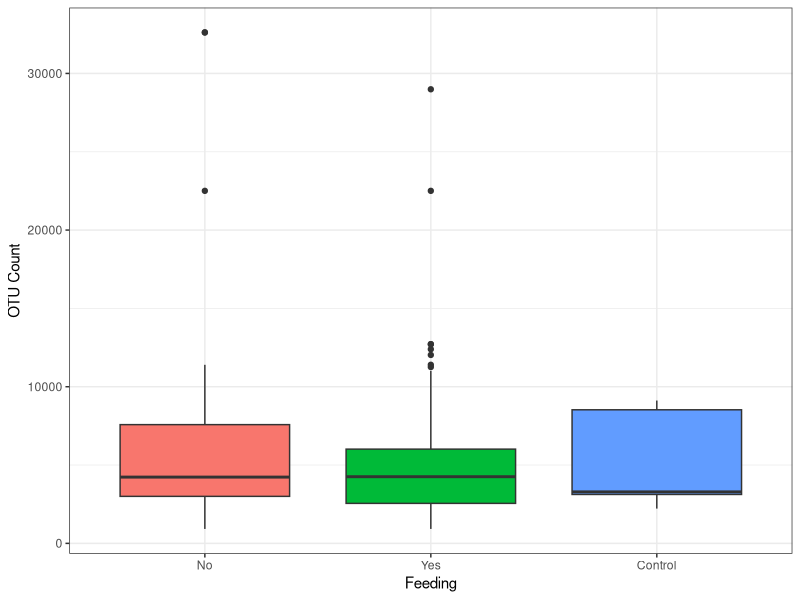
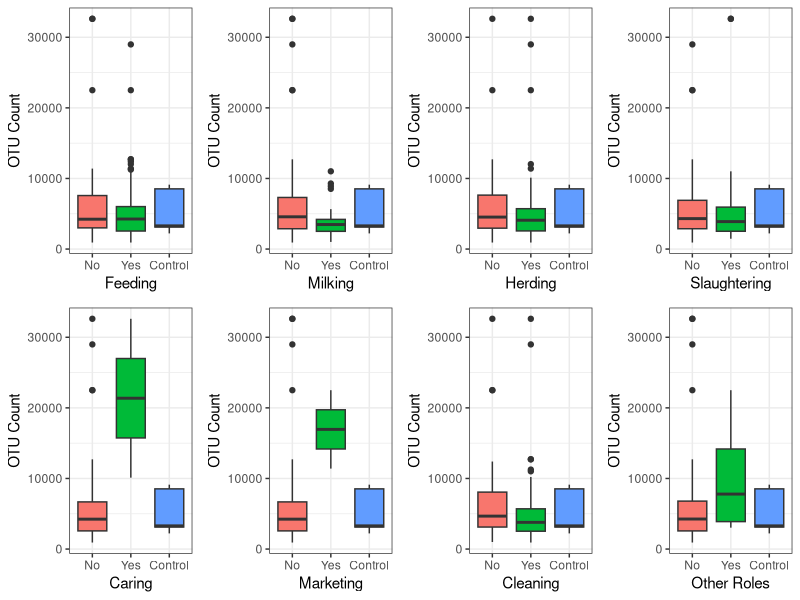
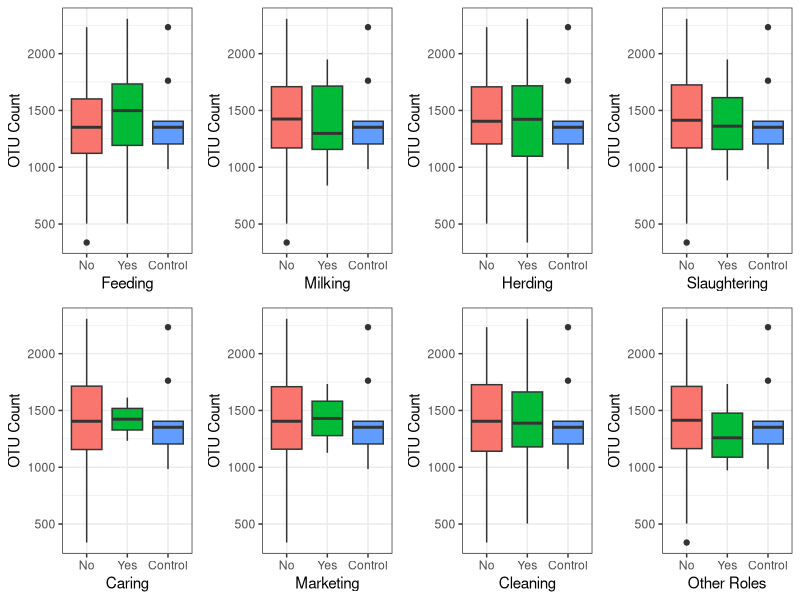

Write R code to recreate these figures, in order.
# Maizy Brasher
# EBIO 4420
# Independent Project

# Set working directory

setwd("C:/Users/maizy/CompBio/CompBioLabsHw/FinalProject")   # Edit this line appropriately for your computer



### Initial data import and investigation ###


# Microbiome Data
biomeData <- read.csv("cleanedBiomes.csv", stringsAsFactors = F)
str(biomeData)  # All OTU columns are integers, which is good!

# Interview Data
intData <- read.csv("Mosites_Microbiome_Sharing_Interviews.csv", stringsAsFactors = F)
str(intData)    # All interactions columns are also integers, which is good!



### Subset Relevant Data ###

require("dplyr")

# Pull out necessary columns

biomeColumns <- select(biomeData, c("hhidde", "Sample_Type", "unfiltered_de_novo_otu_count", "filtered_de_novo_otu_count"))

intColumns <- select(intData, c("hhidde", "feeding1":"otherrole1"))   ## The select() function makes this so easy, I love it!

# Remove non-human biome data

humanBiomes <- filter(biomeColumns, Sample_Type == "Human")



### Combine all Columns into 1 data frame ###

# Sorted by ID number for visual comparison purposes

sortedhumanBiomes <- arrange(humanBiomes, hhidde)
sortedint <- arrange(intColumns, hhidde)

# Join two data frames

combinedData <- full_join( x = sortedint, y = sortedhumanBiomes, by = "hhidde")

# Remove rows with all missing biome data or all missing interview data

require(tidyr)

# I am pretty sure that if the unfiltered OTU count column is Na, then the filtered one is too. To check that:

which(is.na(combinedData$unfiltered_de_novo_otu_count)) == which(is.na(combinedData$filtered_de_novo_otu_count))
# These match, so I only need to specify dropping rows that are missing unfiltered OTU counts

# some rows have NA for all interview questions, but there are no stand-alone Nas. If one column is missing, they are all missing

finalData <- drop_na(combinedData, unfiltered_de_novo_otu_count, feeding1)       

# Pull out control data. Controls are all children that do not have any interactions with livestock

controlData <- filter(finalData, feeding1 == 0 & milking1 == 0 & herding1 == 0 & slaughtering1 == 0 & caring1 == 0 & marketing1 == 0 & cleaning1 == 0 & otherrole1 == 0)  
# There is probably a more efficient way to specify all of these columns, but I could not figure it out



### Visualize Data ###

require(ggplot2)

# Create box plot for 1 of the variables to test
# I am not sure why, but the x data has to be a factor in order for the discrete axis and labels to work 

feedingplot <- ggplot(finalData, aes( x = as.factor(feeding1), y = unfiltered_de_novo_otu_count, fill = as.factor(feeding1))) + 
  geom_boxplot() + 
  # Add in control data. 3 is used for x so that the control sits to the right of the yes/no data on the plot
  geom_boxplot(data = controlData, mapping = aes(x = as.factor(3), y = unfiltered_de_novo_otu_count, fill = as.factor(3))) +  
  scale_x_discrete(name = "Feeding", labels = c("No", "Yes", "Control")) +
  ylab( "OTU Count") +
  theme_bw() +
  theme(legend.position = "none")
  

feedingplot   # this is what I want the plot for each variable to look like

# Change all interaction columns to factors

colNums <- c(2:9)  # interaction columns are #2 - #9

for (i in colNums) {
  
  finalData[,i] <- as.factor(finalData[,i])
  
}


str(finalData)  # check to make sure it worked, it did!

# Create a loop to create box plots for all variables

interactionNames <- colnames(finalData[2:9])
xlabs <- c("Feeding", "Milking", "Herding", "Slaughtering", "Caring", "Marketing", "Cleaning", "Other Roles")

for (i in 1:length(interactionNames)) {
 
   temp_plot <- ggplot(finalData, aes_string( x = interactionNames[i], y = finalData$unfiltered_de_novo_otu_count, fill = interactionNames[i])) + 
    geom_boxplot() +
    geom_boxplot(data = controlData, mapping = aes(x = as.factor(3), y = unfiltered_de_novo_otu_count, fill = as.factor(3))) +
    scale_x_discrete(name = xlabs[i], labels = c("No", "Yes", "Control")) +
    ylab( "OTU Count") +
    theme_bw() +
    theme(legend.position = "none")
   
  # print(temp_plot)  # prints out as a plot in the console 
  # ggsave(temp_plot, file=paste(xlabs[i], "plot.png", sep = ""))  # saves plot as a file in working directory
   
  assign(paste(interactionNames[i],"plot", sep = ""), temp_plot)  # assigns each plot a unique variable
  
}


# This could also be done with a function that could called for each column or put into a loop

# OTUplot <- function( df, column, xlabel) {
# 
#   ggplot(df, aes_string( x = column, y = df$unfiltered_de_novo_otu_count, group = column, 1, fill = column)) + 
#    geom_boxplot() +
#    geom_boxplot(data = controlData, mapping = aes(x = as.factor(3), y = unfiltered_de_novo_otu_count, fill = as.factor(3))) +
#    scale_x_discrete(name = xlabel, breaks = c(0, 1), labels = c("No", "Yes")) +
#    ylab( "OTU Count") +
#    theme_bw() +
#    theme(legend.position = "none")
# }

# Call the function:

# OTUplot( finalData, "feeding1", "Feeding")



## Visualize all boxplots on one page ##

# install.packages("gridExtra")  # run this line if gridExtra is not already installed

require(gridExtra)

grid.arrange(feeding1plot, milking1plot, herding1plot, slaughtering1plot, caring1plot, marketing1plot, cleaning1plot, otherrole1plot, nrow = 2, ncol = 4)
# final product visualization yay!



### Statistical Analysis ###

colNums <- c(2:9)  # interaction columns are #2 - #9
interactionNames <- colnames(finalData[2:9])

for (i in colNums) {
  
  t <- t.test(finalData$unfiltered_de_novo_otu_count~finalData[,i])
  assign(paste(interactionNames[i - 1], "t_test", sep = ""), t[3] )   # This is so specific values can be accessed
                                                                      # individually later on 
  if(t[3] < .05) {
    print(paste("Difference is significant for", interactionNames[i - 1]))
    
  }
}

# I also tried to compare the means to the control data, but since the lengths are different, it was not working
# I added the control kind of last minute, so I did not have time to problem solve this and I really would have liked to compare to the control

#  for (i in colNums) {
  
#  t <- t.test(controlData$unfiltered_de_novo_otu_count~finalData[,i])
#  assign(paste(interactionNames[i - 1], "t_test", sep = ""), t[3] )   # This is so specific values can be accessed
                                                                      # individually later on 
#  if(t[3] < .05) {
#    print(paste("Difference is significant for", interactionNames[i - 1]))
    
#  }
#}




### Compare with filtered OTU counts###

# create plots

interactionNames <- colnames(finalData[2:9])
xlabs <- c("Feeding", "Milking", "Herding", "Slaughtering", "Caring", "Marketing", "Cleaning", "Other Roles")

for (i in 1:length(interactionNames)) {
  
  temp_plot <- ggplot(finalData, aes_string( x = interactionNames[i], y = finalData$filtered_de_novo_otu_count, fill = interactionNames[i])) + 
    geom_boxplot() +
    geom_boxplot(data = controlData, mapping = aes(x = as.factor(3), y = filtered_de_novo_otu_count, fill = as.factor(3))) +
    scale_x_discrete(name = xlabs[i], labels = c("No", "Yes", "Control")) +
    ylab( "OTU Count") +
    theme_bw() +
    theme(legend.position = "none")
  
  # print(temp_plot)  # prints out as a plot in the console 
  # ggsave(temp_plot, file=paste(xlabs[i], "plot.png", sep = ""))  # saves plot as a file in working directory
  
  assign(paste(interactionNames[i],"filteredplot", sep = ""), temp_plot)  # assigns each plot a unique variable
  
}

# Put all plots together

grid.arrange(feeding1filteredplot, milking1filteredplot, herding1filteredplot, slaughtering1filteredplot, caring1filteredplot, marketing1filteredplot, cleaning1filteredplot, otherrole1filteredplot, nrow = 2, ncol = 4)

# T-test 

for (i in colNums) {
  
  t <- t.test(finalData$filtered_de_novo_otu_count~finalData[,i])
  assign(paste(interactionNames[i - 1], "t_test", sep = ""), t[3] )   # This is so specific values can be accessed
  # individually later on 
  if(t[3] < .05) {
    print(paste("Difference is significant for", interactionNames[i - 1]))
    
  }
}


